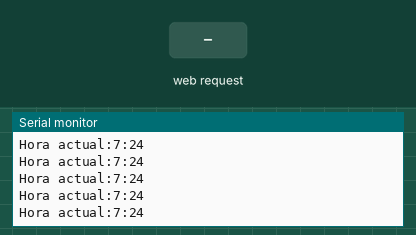
Simulated run of this sketch. Board: ESP32. Parts: the last lines printed to the serial monitor. The test bench sets the inputs (shaded band). WiFi joins after 1.5 s; servers stay silent unless stated; the local clock reads 2024-03-15 10:24:30 at power-on unless the sketch sets it.

Above: at 2.7 s.
2.8 s: HTTP request GET /time received
At 2.81 s:
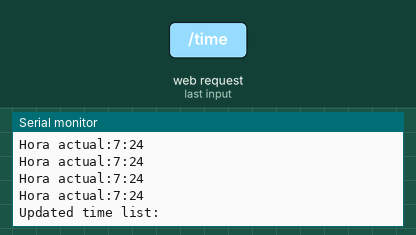
4.3 s: HTTP request GET /delete received
At 4.32 s:
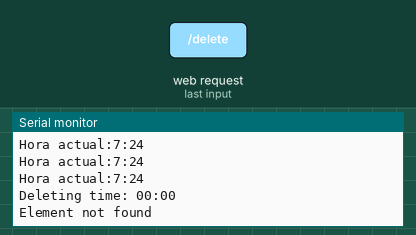

Measured:
- after the input at 2.8 s, the serial monitor: prints a new line at once (image 1)
- after the input at 4.3 s, the serial monitor: prints a new line at once (image 2)

The sketch:

main.ino
```cpp
#include <WiFi.h>
#include <ESPmDNS.h>
#include <WebServer.h>
#include <vector>
#include <WiFiManager.h>
#include "time.h"
#include "page.h"

#define AP_SSID "PurrFeeder_AP"

IPAddress PageIP(192, 168, 1, 1);
IPAddress gateway(192, 168, 1, 1);
IPAddress subnet(255, 255, 255, 0);
IPAddress ip;
IPAddress Actual_IP;
const char* ntpServer = "0.south-america.pool.ntp.org";
const long gmtOffset_sec = 0;
const int daylightOffset_sec = -10800;
const int hour_offset = 3;
bool time_toggle = true;

std::vector<String> TIME_LIST;
WebServer server(80);

char* addElementToArray(std::vector<String>& timeList, const String& newElement);
std::vector<String> traverseArray(const String& arrayStr);

void SendWebsite() {
  server.send(200, "text/html", PAGE_MAIN);
}

void GetTimeList() {
  String jsonStr = "[";
  for (size_t i = 0; i < TIME_LIST.size(); i++) {
    jsonStr += "\"" + TIME_LIST[i] + "\"";
    if (i < TIME_LIST.size() - 1) {
      jsonStr += ",";
    }
  }
  jsonStr += "]";
  server.send(200, "application/json", jsonStr);
}

void UpdateTime() {
  String time = server.arg("VAL");

  addElementToArray(TIME_LIST, time);
  Serial.println("Updated time list: ");
  for (const auto& t : TIME_LIST) {
    Serial.println(t);
  }

  server.send(200, "text/html", "updated!");
}

String formatTime(String time) {
  int hour = time.substring(0, time.indexOf(":")).toInt();
  int minute = time.substring(time.indexOf(":") + 1).toInt();

  // Ensure 2-digit format for hours and minutes
  char formattedTime[6];  // HH:MM format requires 5 chars + 1 for '\0'
  snprintf(formattedTime, sizeof(formattedTime), "%02d:%02d", hour, minute);

  return String(formattedTime);  // Return the formatted string
}

void DeleteTime() {
  String time = server.arg("VAL");  // Get the time from the server
  time = formatTime(time);          // Format the time to HH:MM

  Serial.println("Deleting time: " + time);

  auto it = std::find(TIME_LIST.begin(), TIME_LIST.end(), time);
  if (it != TIME_LIST.end()) {
    TIME_LIST.erase(it);
    Serial.println("Element found and erased");
  } else {
    Serial.println("Element not found");
  }

  // Send updated list as JSON
  String jsonStr = "[";
  for (size_t i = 0; i < TIME_LIST.size(); i++) {
    jsonStr += "\"" + TIME_LIST[i] + "\"";
    if (i < TIME_LIST.size() - 1) {
      jsonStr += ",";
    }
  }
  jsonStr += "]";

  server.send(200, "application/json", jsonStr);
}

char* addElementToArray(std::vector<String>& timeList, const String& newElement) {
  timeList.push_back(newElement);

  // Convert vector to a JSON-like string (or you can choose another format)
  String jsonStr = "[";
  for (size_t i = 0; i < timeList.size(); i++) {
    jsonStr += "\"" + timeList[i] + "\"";
    if (i < timeList.size() - 1) {
      jsonStr += ",";
    }
  }
  jsonStr += "]";

  // Dynamically allocate memory for the updated string (note: we are using char* as an example)
  char* updatedArrayStr = new char[jsonStr.length() + 1];
  jsonStr.toCharArray(updatedArrayStr, jsonStr.length() + 1);

  return updatedArrayStr;
}

std::vector<String> traverseArray(const String& arrayStr) {
  std::vector<String> values;

  // Parse the string array manually, skipping the brackets
  int startIndex = 1;  // Skip the opening '['
  while (startIndex < arrayStr.length()) {
    int startQuote = arrayStr.indexOf("\"", startIndex);
    if (startQuote == -1) break;

    int endQuote = arrayStr.indexOf("\"", startQuote + 1);
    if (endQuote == -1) break;

    String element = arrayStr.substring(startQuote + 1, endQuote);
    values.push_back(element);

    startIndex = endQuote + 1;
  }

  return values;
}

bool timeExists(int h, int m) {
  // Loop through the list of times in TIME_LIST
  for (const auto& t : TIME_LIST) {
    // Extract the hour and minute from the string in the format HH:MM
    int hour = t.substring(0, t.indexOf(":")).toInt();
    int minute = t.substring(t.indexOf(":") + 1).toInt();

    // Compare the extracted hour and minute with the input parameters
    if (hour == h && minute == m) {
      return true;  // Time found
    }
  }
  return false;  // Time not found
}

void setup() {
  Serial.begin(115200);

  WiFiManager wifiManager;
  wifiManager.autoConnect(AP_SSID);

  Serial.println("Conectado a Wifi");
  Serial.println(WiFi.localIP());

  while (!MDNS.begin("purrfeeder")) {
    delay(1000);
  }

  server.on("/time", UpdateTime);
  server.on("/timedata", GetTimeList);
  server.on("/delete", DeleteTime);
  server.on("/", SendWebsite);

  configTime(gmtOffset_sec, daylightOffset_sec, ntpServer);

  server.begin();
}

void loop() {

  struct tm timeinfo;
  if (!getLocalTime(&timeinfo)) {
    return;
  }

  Serial.print("Hora actual:");
  Serial.print(timeinfo.tm_hour-hour_offset);
  Serial.print(":");
  Serial.println(timeinfo.tm_min);

  if(timeExists(timeinfo.tm_hour-hour_offset, timeinfo.tm_min))
  {
    Serial.println("Hora de comer!");
  }

  server.handleClient();
  delay(100);
}
```

page.h
```cpp
#ifndef PAGE_H
#define PAGE_H

const char PAGE_MAIN[] PROGMEM = R"=====(
<!DOCTYPE html>
<html lang="en">

<head>
  <meta charset="UTF-8" />
  <meta name="viewport" content="width=device-width, initial-scale=1.0" />
  <title>PurrFeeder Configurer</title>
</head>

<body>
  <div>
    <h1 class="title">PurrFeeder</h1>
    <button>Rellenar Plato</button>
  </div>

  <h3>Horario de comida</h3>
  <div class="horario_comida">
    <select name="" id="hour">
      <option value="00">00</option>
      <option value="01">01</option>
      <option value="02">02</option>
      <option value="03">03</option>
      <option value="04">04</option>
      <option value="05">05</option>
      <option value="06">06</option>
      <option value="07">07</option>
      <option value="08">08</option>
      <option value="09">09</option>
      <option value="10">10</option>
      <option value="11">11</option>
      <option value="12">12</option>
      <option value="13">13</option>
      <option value="14">14</option>
      <option value="15">15</option>
      <option value="16">16</option>
      <option value="17">17</option>
      <option value="18">18</option>
      <option value="19">19</option>
      <option value="20">20</option>
      <option value="21">21</option>
      <option value="22">22</option>
      <option value="23">23</option>
    </select>
    <select name="" id="minute">
      <option value="00">00</option>
      <option value="05">05</option>
      <option value="10">10</option>
      <option value="15">15</option>
      <option value="20">20</option>
      <option value="25">25</option>
      <option value="30">30</option>
      <option value="35">35</option>
      <option value="40">40</option>
      <option value="45">45</optiosn>
      <option value="50">50</option>
      <option value="55">55</option>
    </select>
    <button id="btn_add" class="add_btn">+</button>
  </div>

  <ul id="feedlist" class="feeding_time_list"></ul>
</body>
<script>
  // Variables globales
  var id = 0;
  var current_vals = [];

  function add_time(current_time) {
    // Agregar el tiempo actual a la lista de valores
    current_vals.push(current_time);

    // Crear los elementos HTML para la nueva lista
    const feedlist = document.getElementById("feedlist");
    const node = document.createElement("li");
    const delete_btn = document.createElement("button");

    // Asignar atributos a los elementos
    node.className = "time_li";
    node.id = "time_li_" + id;
    id++; // Incrementar el id para el próximo elemento

    delete_btn.className = "delete_btn";
    delete_btn.innerHTML = "Eliminar";

    // Agregar el evento al botón de eliminar
    delete_btn.addEventListener("click", () => {
      delete_list_el(node.id, current_time);
    });

    // Añadir el botón de eliminar y el texto con la hora al nodo de la lista
    node.appendChild(delete_btn);
    const textNode = document.createTextNode(current_time);
    node.appendChild(textNode);

    // Añadir el nuevo nodo a la lista en el HTML
    feedlist.appendChild(node);
  }

  function get_time_data() {
    var xhttp = new XMLHttpRequest();
    xhttp.open("GET", "/timedata")

    xhttp.onload = function () {
      if (xhttp.status != 200) {
        console.log(`Error ${xhttp.status}: ${xhttp.statusText}`);
      } else {
        const time_list = JSON.parse(xhttp.response);

        time_list.map((time) => {
          add_time(time);
        })

      }
    };

    xhttp.send();
  }

  function get_current_time() {
    // Obtener los valores de la hora y minuto seleccionados
    const minute_select = document.getElementById("minute");
    const hour_select = document.getElementById("hour");

    // Formar el tiempo en formato HH:MM
    return hour_select.value + ":" + minute_select.value;
  }

  function send_time() {
    var xhttp = new XMLHttpRequest();

    const current_time = get_current_time();
    xhttp.open("PUT", "/time?VAL=" + current_time);
    xhttp.send();
  }

  // Función para eliminar un elemento de la lista
  function delete_list_el(htmlid, time) {
    // Obtener el contenedor de la lista y el elemento a eliminar
    const feedlist = document.getElementById("feedlist");
    const el = document.getElementById(htmlid);
    console.log("Deleting: "+time);
    // Remover elemento de la lista de repetidos
    current_vals.splice(current_vals.findIndex((found) => found == time), 1);
    id--;

    // Eliminar el elemento de la lista
    feedlist.removeChild(el);

    var xhttp = new XMLHttpRequest();
    xhttp.open("PUT", "/delete?VAL="+time)
    xhttp.send();

  }

  // Función para manejar el evento de agregar un nuevo item
  function btn_add_event() {
    // Limitar a un máximo de 4 elementos
    if (id >= 4) {
      return;
    }

    var current_time = get_current_time();

    // Evitar duplicados en la lista
    if (current_vals.includes(current_time)) {
      return;
    }

    // Agregar el tiempo actual a la lista de valores
    current_vals.push(current_time);

    // Crear los elementos HTML para la nueva lista
    const feedlist = document.getElementById("feedlist");
    const node = document.createElement("li");
    const delete_btn = document.createElement("button");

    // Asignar atributos a los elementos
    node.className = "time_li";
    node.id = "time_li_" + id;
    id++; // Incrementar el id para el próximo elemento

    delete_btn.className = "delete_btn";
    delete_btn.innerHTML = "Eliminar";

    // Agregar el evento al botón de eliminar
    delete_btn.addEventListener("click", () => {
      delete_list_el(node.id, current_time);
    });

    // Añadir el botón de eliminar y el texto con la hora al nodo de la lista
    node.appendChild(delete_btn);
    const textNode = document.createTextNode(current_time);
    node.appendChild(textNode);

    // Añadir el nuevo nodo a la lista en el HTML
    feedlist.appendChild(node);
    send_time();
  }

  get_time_data();

  // Asociar el evento del botón de agregar con la función
  var btn_add = document.getElementById("btn_add");
  btn_add.addEventListener("click", btn_add_event);
</script>
<style>
  :root {
    --principal: #92aaef;
    --secundario: #ffd63471;
    --principal-dark: #242254;
  }

  * {
    font-family: 'Segoe UI', Tahoma, Geneva, Verdana, sans-serif;
  }

  h1 {
    font-size: 2.3em;
  }

  h3 {
    font-size: 1.8em;
  }

  body {
    background-color: var(--secundario);
    padding: 0 2em;
    display: flex;
    text-align: center;
    flex-direction: column;
    color: var(--principal-dark);
  }

  button {
    background-color: var(--principal);
    border: none;
    font-size: 1.4em;
    border-top: 1px solid var(--principal-dark);
    border-left: 1px solid var(--principal-dark);
    border-bottom: 3px solid var(--principal-dark);
    border-right: 3px solid var(--principal-dark);
    border-radius: .7em;

    padding: 1em;
    font-weight: 600;
    color: var(--principal-dark);

    display: flex;
    justify-content: center;
    align-items: center;

    width: 100%;
  }

  button:active {
    border-top: 3px solid var(--principal-dark);
    border-left: 3px solid var(--principal-dark);
    border-right: 1px solid var(--principal-dark);
    border-bottom: 1px solid var(--principal-dark);
  }

  select::-ms-expand {
    display: none;
  }


  select {
    -moz-appearance: none;
    -webkit-appearance: none;

    border-top: 1px solid var(--principal-dark);
    border-left: 1px solid var(--principal-dark);
    border-bottom: 3px solid var(--principal-dark);
    border-right: 3px solid var(--principal-dark);

    padding: .4em 1em;
    font-weight: 600;
    font-size: 1.2em;
    border-radius: 1.4em;
    height: 50px;
    background-color: var(--secundario);
  }

  select:active {
    border-top: 3px solid var(--principal-dark);
    border-left: 3px solid var(--principal-dark);
    border-right: 1px solid var(--principal-dark);
    border-bottom: 1px solid var(--principal-dark);
  }

  .horario_comida {
    display: flex;
    height: 50px;
    align-items: center;
    justify-content: center;
    gap: 25px;
  }

  .add_btn {
    height: 50px;
    width: 50px;
    padding: 0;
    border-radius: 100%;
    font-size: 1.4em;
  }

  .title {
    width: 100%;
  }

  .time_li {
    list-style: none;
    font-size: 1.4em;
    font-weight: 600;
    display: flex;
    justify-content: space-between;
    align-items: center;
    flex-direction: row-reverse;
  }

  .feeding_time_list {
    display: flex;
    flex-direction: column;
    margin: 0;
    padding: 0;
    padding: 1em 0;
    gap: 1em;
  }

  .delete_btn {
    font-size: .7em;
    width: auto;
    background-color: rgb(255, 93, 93);
    color: #000;

    border-top: 1px solid black;
    border-left: 1px solid black;
    border-bottom: 3px solid black;
    border-right: 3px solid black;
  }

  .delete_btn:active {
    border-top: 3px solid black;
    border-left: 3px solid black;
    border-bottom: 1px solid black;
    border-right: 1px solid black;
  }
</style>

</html>
)=====";

#endif
```
